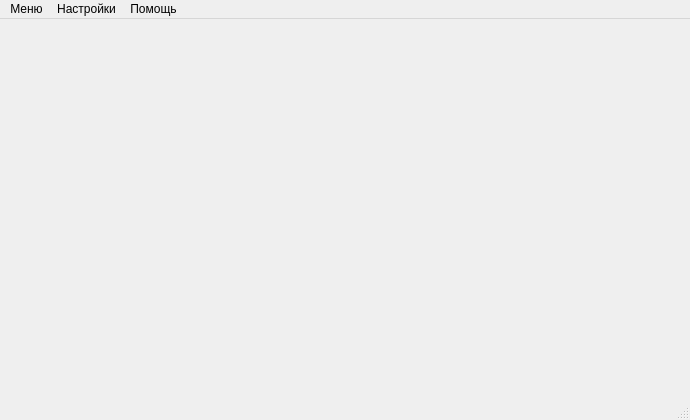
<?xml version="1.0" encoding="UTF-8"?>
<ui version="4.0">
 <class>MainWindow</class>
 <widget class="QMainWindow" name="MainWindow">
  <property name="geometry">
   <rect>
    <x>0</x>
    <y>0</y>
    <width>690</width>
    <height>420</height>
   </rect>
  </property>
  <property name="windowTitle">
   <string>MainWindow</string>
  </property>
  <widget class="QWidget" name="centralwidget">
   <layout class="QGridLayout" name="gridLayout_2"/>
  </widget>
  <widget class="QMenuBar" name="menubar">
   <property name="geometry">
    <rect>
     <x>0</x>
     <y>0</y>
     <width>690</width>
     <height>23</height>
    </rect>
   </property>
   <widget class="QMenu" name="menu">
    <property name="title">
     <string>Меню</string>
    </property>
    <addaction name="actLogin"/>
    <addaction name="actLogout"/>
    <addaction name="separator"/>
    <addaction name="actExit"/>
   </widget>
   <widget class="QMenu" name="menu_2">
    <property name="title">
     <string>Настройки</string>
    </property>
    <addaction name="actConnection"/>
    <addaction name="actDecor"/>
   </widget>
   <widget class="QMenu" name="menu_3">
    <property name="title">
     <string>Помощь</string>
    </property>
    <addaction name="actAboutQt"/>
    <addaction name="actAbout"/>
   </widget>
   <addaction name="menu"/>
   <addaction name="menu_2"/>
   <addaction name="menu_3"/>
  </widget>
  <widget class="QStatusBar" name="statusbar"/>
  <action name="actLogin">
   <property name="text">
    <string>Подключиться</string>
   </property>
  </action>
  <action name="actLogout">
   <property name="text">
    <string> Отключиться</string>
   </property>
  </action>
  <action name="actExit">
   <property name="text">
    <string> Выйти</string>
   </property>
  </action>
  <action name="actConnection">
   <property name="text">
    <string>База данных</string>
   </property>
  </action>
  <action name="actAboutQt">
   <property name="text">
    <string>О Qt</string>
   </property>
  </action>
  <action name="actAbout">
   <property name="text">
    <string>О программе</string>
   </property>
  </action>
  <action name="actDecor">
   <property name="text">
    <string>Внешний вид</string>
   </property>
  </action>
 </widget>
 <resources/>
 <connections/>
</ui>
